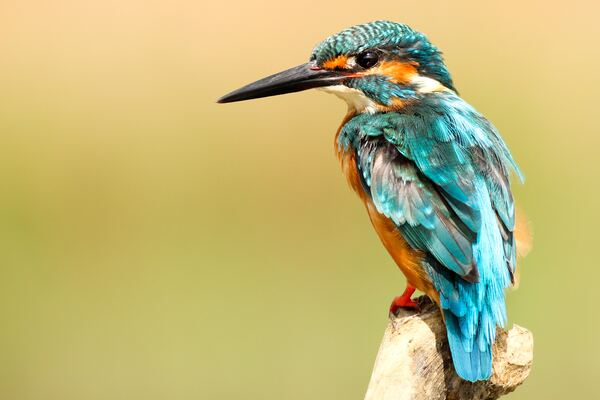
#> input picture pengurangan-2-citra/vanilla/1.jpg, 600 x 400 px
$ python pengurangan-2-citra.py
#> lines starting #> are read from the running program, lines starting #| are printed output that depends on the picture
from PIL import Image

# Isi nama citra yang akan diproses
namaImage1 = '1.jpg'
namaImage2 = '2.jpg'

image1 = Image.open(namaImage1)
#> image1 is the input picture: PIL image 600x400 RGB; mean R, G, B 192.7, 182.8, 119
image2 = Image.open(namaImage2)
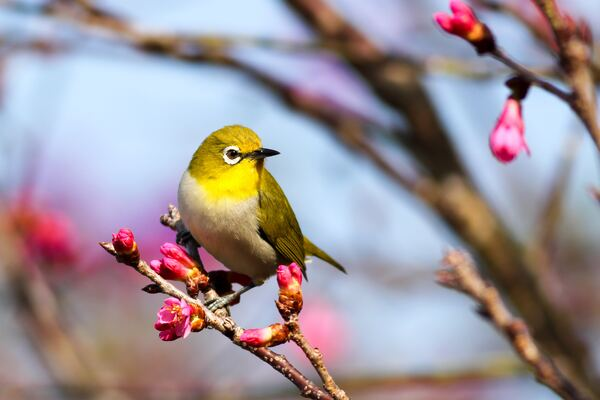
#> input picture pengurangan-2-citra/vanilla/2.jpg, 600 x 400 px
#> image2 is the input picture: PIL image 600x400 RGB; mean R, G, B 156.6, 144.7, 150.4

# Tampilkan gambar awal
image1.show()
image2.show()

# Mendapatkan ukuran gambar
lebar1, tinggi1 = image1.size
#> lebar1 = 600; tinggi1 = 400
lebar2, tinggi2 = image2.size
#> lebar2 = 600; tinggi2 = 400

# Menyesuaikan ukuran gambar agar sama
lebar = min(lebar1, lebar2)
#> lebar = 600
tinggi = min(tinggi1, tinggi2)
#> tinggi = 400

image1 = image1.resize((lebar, tinggi))
image2 = image2.resize((lebar, tinggi))

width, height = image1.size
#> width = 600; height = 400
hasil_gambar = Image.new("RGB", (width, height))
#> hasil_gambar: PIL image 600x400 RGB; every value is 0

# Lakukan pengurangan piksel per piksel
for x in range(width):
    for y in range(height):
        pixel1 = image1.getpixel((x, y))
        pixel2 = image2.getpixel((x, y))

        # pengurangan piksel
        r = max(pixel1[0] - pixel2[0], 0)
        g = max(pixel1[1] - pixel2[1], 0)
        b = max(pixel1[2] - pixel2[2], 0)

        hasil_gambar.putpixel((x, y), (r, g, b))
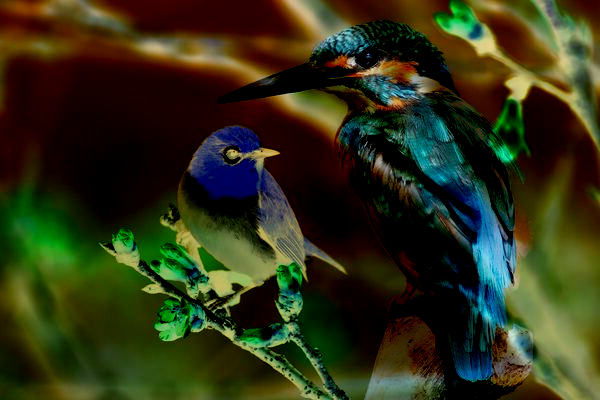
#> hasil_gambar: PIL image 600x400 RGB; mean R, G, B 47.2, 50.1, 22.4

# Simpan hasil gambar
hasil_gambar.save('hasil_pengurangan_' + namaImage1 + '_' + namaImage2)

# Tampilkan gambar hasil pengurangan
hasil_gambar.show()
